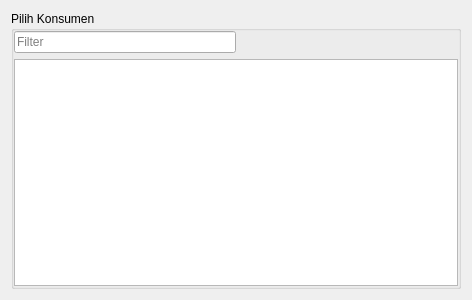
<?xml version="1.0" encoding="UTF-8"?>
<ui version="4.0">
 <class>CustomerPickerDialog</class>
 <widget class="QDialog" name="CustomerPickerDialog">
  <property name="geometry">
   <rect>
    <x>0</x>
    <y>0</y>
    <width>472</width>
    <height>300</height>
   </rect>
  </property>
  <property name="windowTitle">
   <string>Pilih Konsumen</string>
  </property>
  <layout class="QHBoxLayout" name="horizontalLayout_2">
   <item>
    <widget class="QGroupBox" name="groupBox">
     <property name="title">
      <string>Pilih Konsumen</string>
     </property>
     <layout class="QVBoxLayout" name="verticalLayout">
      <property name="leftMargin">
       <number>0</number>
      </property>
      <property name="topMargin">
       <number>0</number>
      </property>
      <property name="rightMargin">
       <number>0</number>
      </property>
      <property name="bottomMargin">
       <number>0</number>
      </property>
      <item>
       <layout class="QHBoxLayout" name="horizontalLayout">
        <item>
         <widget class="QLineEdit" name="lineEdit">
          <property name="placeholderText">
           <string>Filter</string>
          </property>
         </widget>
        </item>
        <item>
         <spacer name="horizontalSpacer">
          <property name="orientation">
           <enum>Qt::Orientation::Horizontal</enum>
          </property>
          <property name="sizeHint" stdset="0">
           <size>
            <width>40</width>
            <height>20</height>
           </size>
          </property>
         </spacer>
        </item>
       </layout>
      </item>
      <item>
       <widget class="QTableView" name="customerView"/>
      </item>
     </layout>
    </widget>
   </item>
  </layout>
 </widget>
 <tabstops>
  <tabstop>lineEdit</tabstop>
  <tabstop>customerView</tabstop>
 </tabstops>
 <resources/>
 <connections/>
</ui>
